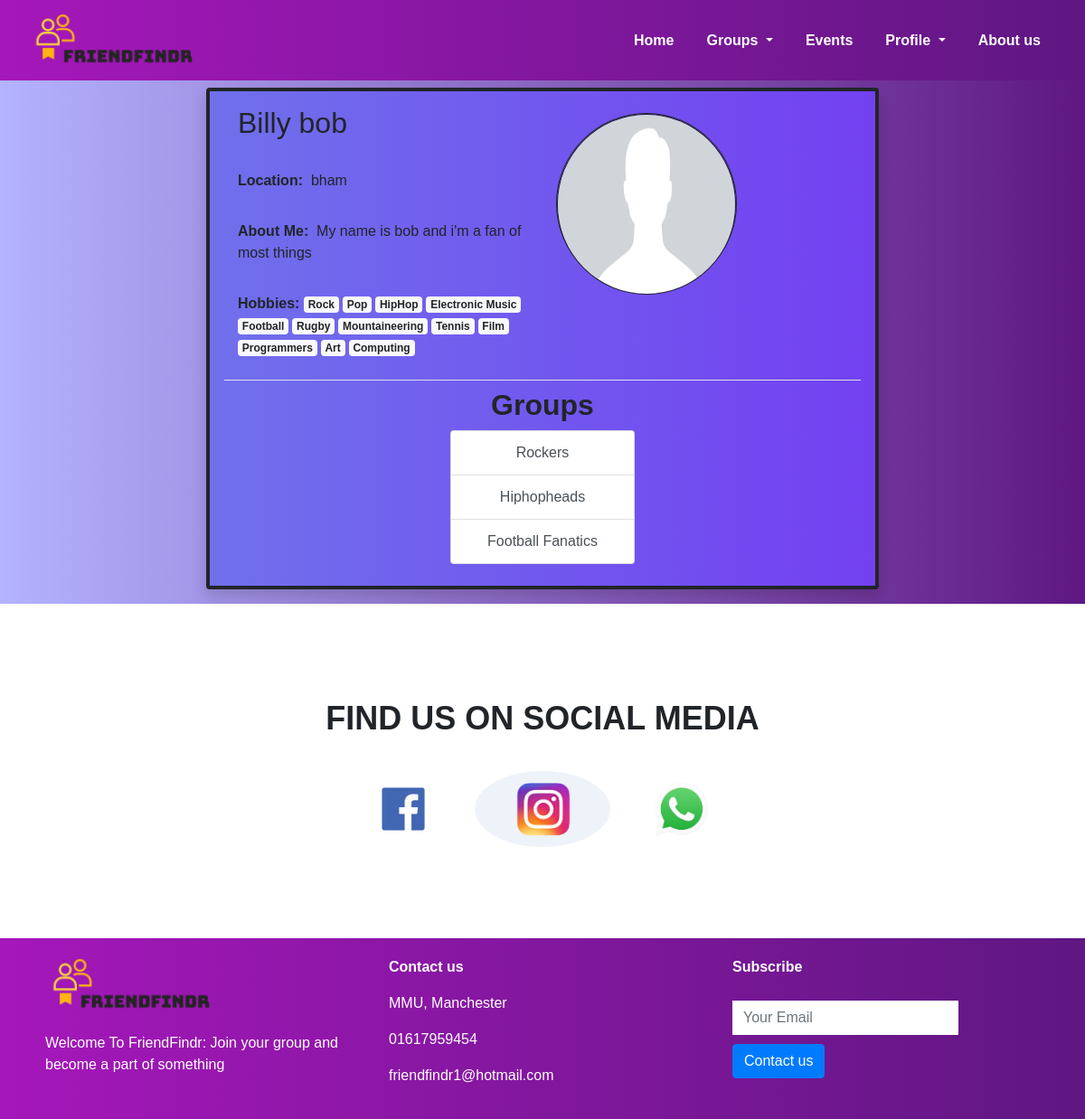
The app's page /profile-page.php?userid=28 (signed in), older data.
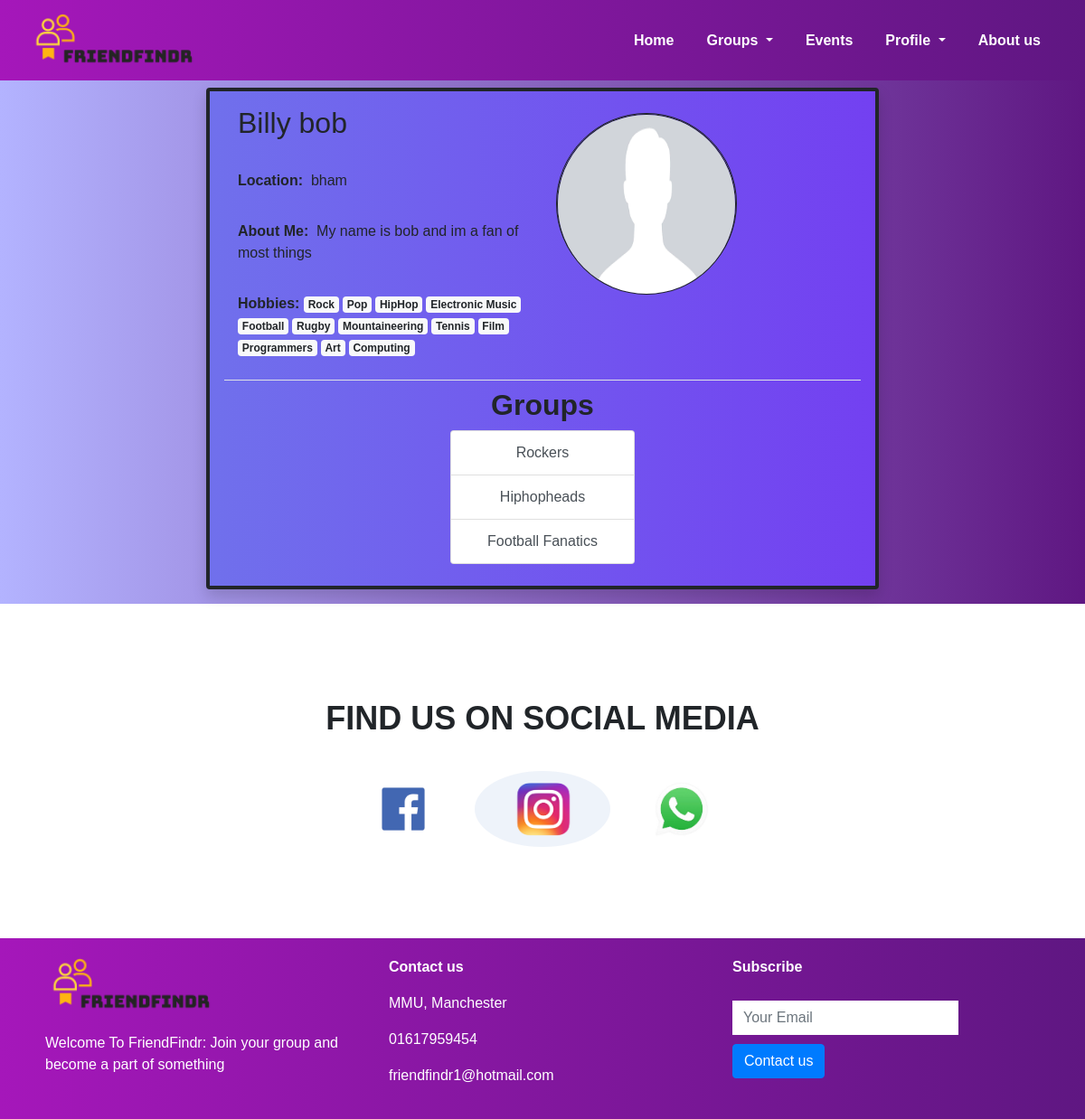
The same page, newer data.
### tables this page shows
CREATE TABLE `users` (
  `userid` int(11) NOT NULL,
  `username` varchar(45) NOT NULL,
  `email` varchar(45) NOT NULL,
  `password` varchar(255) NOT NULL,
  `location` varchar(45) DEFAULT NULL,
  `bio` varchar(255) DEFAULT NULL,
  `created_at` datetime NOT NULL DEFAULT current_timestamp(),
  `DateOfBirth` date NOT NULL
);

### PhP classes/User.php (called while the page is built, shortened)
<?php
class User
{
    private $id;
    public function __construct($id) {
        $this->id = $id;
        $this->loadUser($id);
    }
    private function loadUser($id) {
        global $mysqli;
        $sql = "SELECT username, email, location, bio, created_at, DateOfBirth FROM users WHERE userid=?;";
        if($stmt = $mysqli->prepare($sql)) {
            $stmt->bind_param("s", $param_userid);
            if($stmt->execute()) {
                $stmt->store_result();
                if($stmt->num_rows == 0) {
                    $user_err = "Error: User not found!";
                } else {
                    $stmt->bind_result($username, $email, $location, $bio, $created_at, $date_of_birth);
                }
            } else {
                $user_err = "Oops! Something went wrong! " . $mysqli->error;
            }
        } else {
            "Oops! Something went wrong! " . $mysqli->error;
        }
    }
    public function getHobbies() {
        global $mysqli;
        $hobbies = array();
        $sql = "SELECT name FROM hobbies hb join userhobbies uhb on hb.hobbyid = uhb.hobbyid WHERE userid = $this->id";
        if($result = $mysqli->query($sql)) {
            while($row = $result->fetch_assoc()) {
                $hobbies[] = $row["name"];
            }
        }
        return $hobbies;
    }
}

### profile-page.php (the view, shortened to what the changed rows need)
<?php
include("PhP classes/Validator.php");
include("PhP classes/User.php");
if (!isset($_GET["userid"])) {
    $userid = $_SESSION["id"];
} else {
    $userid = $_GET["userid"];
}
try {
    $user = new User($userid);
} catch (Exception $e) {
    $user_err = $e->getMessage();
}
function GetVar($var, $userid, $conn)
{
    $query = $conn->query("SELECT " . $var . " FROM users WHERE userid = '" . $userid . "' LIMIT 1");
    $result = $query->fetch_assoc();
    return $result[$var];
}
?>
<!DOCTYPE html>
<html lang="en">
<head>
    <link rel="stylesheet" href="https://stackpath.bootstrapcdn.com/bootstrap/4.5.2/css/bootstrap.min.css">
    <link rel="stylesheet" type="text/css" href="css/wpCss.css"
    ">
</head>
<body>
<section id="profile">
    <div class="container">
        <div class="row">
            <div class="col-sm-8 p-2 mx-auto">
                <div class="bo-area p-3 mb-2 rounded shadow"
                     style="background-image: linear-gradient(to right, #7070ec, #7340f1);">
                    <div class="col-sm-12 mb-2 pb-2 border-bottom text-color">
                        <div class="row">
                            <div class="col-sm-6 ">
                                <h2><?php echo GetVar('username', $userid, $mysqli) ?> </h2>
                                <p>
                                    <strong>Location:</strong>&nbsp;&nbsp;<?php echo GetVar('location', $userid, $mysqli) ?>
                                </p>
                                <p><strong>About Me:</strong>&nbsp;&nbsp;<?php echo GetVar('bio', $userid, $mysqli) ?>
                                </p>
                                <p><strong>Hobbies: </strong>
                                    <?php
                                    foreach ($user->getHobbies() as $hobby) {
                                        echo <<<HTML
                                    <span class="mr-1 badge badge-light">$hobby</span>
                                    HTML;
                                    }
                                    ?>
                                </p>
                            </div>
                        </div>
                    </div>
                    <div class="col-lg-4 divider text-center mx-auto">
                        <h2><strong>Groups</strong></h2>
                    </div>
                </div>
            </div>
        </div>
    </div>
</section>
</body>
</html>

Row changes from the older to the newer data that the page shows:
changed users "Billy bob": bio "My name is bob and i'm a fan of most things" → "My name is bob and im a fan of most things"
